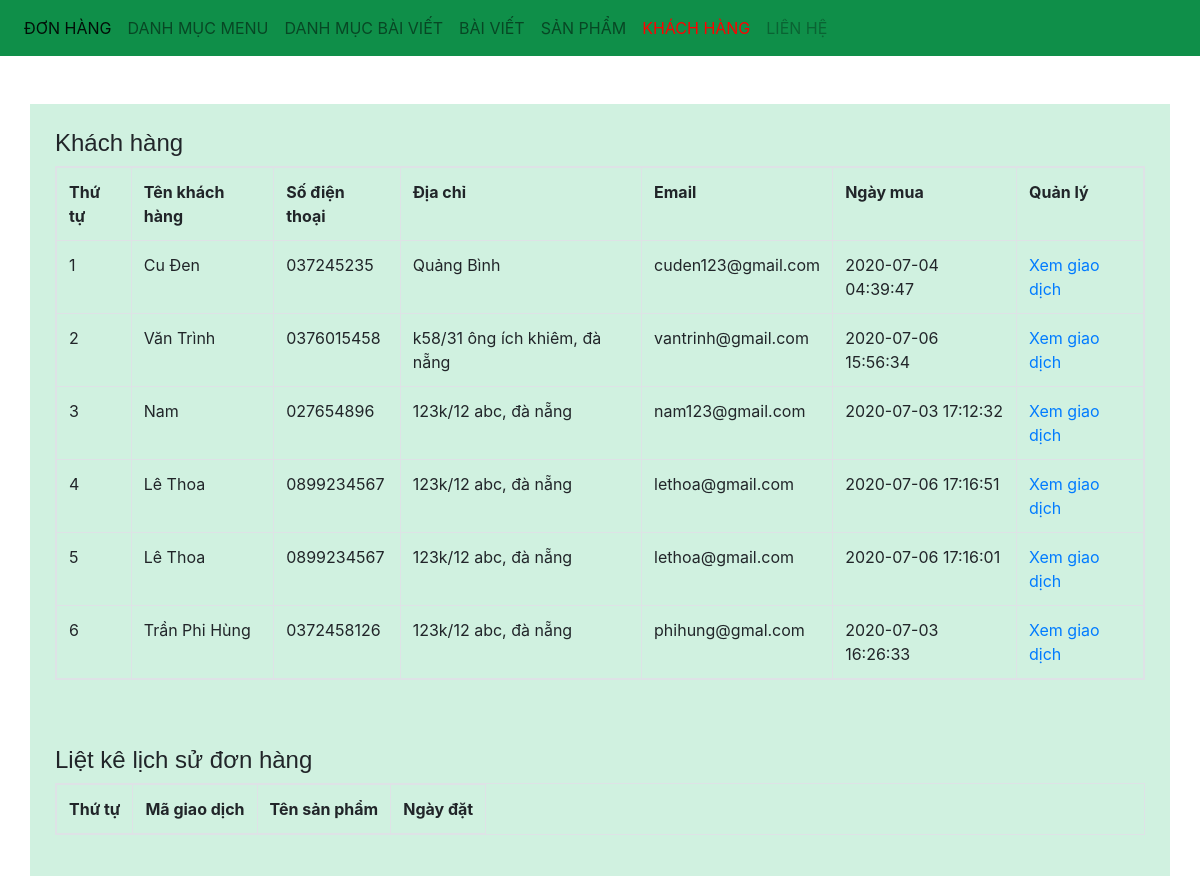
The app's page /admin/xulykhachhang.php with its own data.
### tables this page shows
CREATE TABLE IF NOT EXISTS `giaodich` (
  `giaodich_id` int(11) NOT NULL AUTO_INCREMENT,
  `sp_id` int(11) NOT NULL,
  `khachhang_id` int(11) NOT NULL,
  `tinhtrangdon` int(11) NOT NULL DEFAULT '0',
  `soluong` int(11) NOT NULL,
  `magiaodich` varchar(50) NOT NULL,
  `ngaythang` timestamp NOT NULL DEFAULT CURRENT_TIMESTAMP ON UPDATE CURRENT_TIMESTAMP,
  `huydon` int(11) NOT NULL DEFAULT '0',
  PRIMARY KEY (`giaodich_id`)
);

CREATE TABLE IF NOT EXISTS `khachhang` (
  `khachhang_id` int(11) NOT NULL AUTO_INCREMENT,
  `name` varchar(255) NOT NULL,
  `phone` varchar(50) NOT NULL,
  `address` varchar(255) NOT NULL,
  `note` text NOT NULL,
  `email` varchar(255) NOT NULL,
  `password` varchar(100) NOT NULL,
  `giaohang` int(11) NOT NULL,
  PRIMARY KEY (`khachhang_id`)
);

### admin/xulykhachhang.php (the view, shortened to what this page needs)
<?php
include('../db/connect.php');
?>
<!DOCTYPE html>
<html>
<head>
<link href="../css/bootstrap.css" rel="stylesheet" type="text/css" media="all" />
</head>
<body>
<nav class="navbar navbar-expand-lg navbar-light bg-light">
    <div class="collapse navbar-collapse" id="navbarNav">
        <ul class="navbar-nav">
        <li class="nav-item active">
            <a class="nav-link" href="xulydonhang.php">Đơn hàng <span class="sr-only">(current)</span></a>
        </li>
        <li class="nav-item">
            <a class="nav-link" href="xulydanhmuc.php">Danh mục menu</a>
        </li>
        <li class="nav-item">
            <a class="nav-link" href="xulydanhmucbaiviet.php">Danh mục bài viết</a>
        </li>
        <li class="nav-item">
            <a class="nav-link" href="xulybaiviet.php">Bài viết</a>
        </li>
        <li class="nav-item">
            <a class="nav-link" href="xulysanpham.php">Sản phẩm</a>
        </li>
        <li class="nav-item">
            <a class="nav-link disabled" href="xulykhachhang.php" style="color:red">Khách hàng</a>
        </li>
        <li class="nav-item">
            <a class="nav-link disabled" href="xulylienhe.php">Liên hệ</a>
        </li>
        </ul>
    </div>
    </nav><br> <br>
    <div class="container">
        <div class="row">
            <div class="col-md-12">
            <h4>Khách hàng</h4>
            <?php
            $sql_select_khachhang=mysqli_query($mysqli,"select * from khachhang,giaodich where khachhang.khachhang_id=giaodich.khachhang_id group by giaodich.magiaodich order by khachhang.khachhang_id desc");
            ?>
            <table class="table table-responsive table-bordered ">
                <tr>
                    <th>Thứ tự</th>
                    <th>Tên khách hàng</th>
                    <th>Số điện thoại</th>
                    <th>Địa chỉ</th>
                    <th>Email</th>
                    <th>Ngày mua</th>
                    <th>Quản lý</th>
                </tr>
                <?php
                $i=0;
                while($row_khachhang=mysqli_fetch_array($sql_select_khachhang)){
                    $i++;
                ?>
                <tr>
                    <td><?php echo $i ?></td>
                    <td><?php echo $row_khachhang['name'] ?></td>
                    <td><?php echo $row_khachhang['phone'] ?></td>
                    <td><?php echo $row_khachhang['address'] ?></td>
                    <td><?php echo $row_khachhang['email'] ?></td>
                    <td><?php echo $row_khachhang['ngaythang'] ?></td>
                    <td><a href="?quanly=xemgiaodich&khachhang=<?php echo $row_khachhang['magiaodich'] ?>">Xem giao dịch</a></td>
                </tr>
                <?php
                }
                ?>
            </table>
            </div>
            <div class="col-md-12">
            <h4>Liệt kê lịch sử đơn hàng</h4>
            <table class="table table-responsive table-bordered ">
                <tr>
                    <th>Thứ tự</th>
                    <th>Mã giao dịch</th>
                    <th>Tên sản phẩm</th>
                    <th>Ngày đặt</th>
                </tr>
            </table>
            </div>
        </div>
    </div>
</body>
</html>

### records on screen
giaodich: khachhang.name "Cu Đen", khachhang.phone "037245235", khachhang.address "Quảng Bình", khachhang.email "cuden123@gmail.com", ngaythang "2020-07-04 04:39:47"
giaodich: khachhang.name "Văn Trình", khachhang.phone "0376015458", khachhang.address "k58/31 ông ích khiêm, đà nẵng", khachhang.email "vantrinh@gmail.com", ngaythang "2020-07-06 15:56:34"
giaodich: khachhang.name "Nam", khachhang.phone "027654896", khachhang.address "123k/12 abc, đà nẵng", khachhang.email "nam123@gmail.com", ngaythang "2020-07-03 17:12:32"
giaodich: khachhang.name "Lê Thoa", khachhang.phone "0899234567", khachhang.address "123k/12 abc, đà nẵng", khachhang.email "lethoa@gmail.com", ngaythang "2020-07-06 17:16:51"
giaodich: khachhang.name "Lê Thoa", khachhang.phone "0899234567", khachhang.address "123k/12 abc, đà nẵng", khachhang.email "lethoa@gmail.com", ngaythang "2020-07-06 17:16:01"
giaodich: khachhang.name "Trần Phi Hùng", khachhang.phone "0372458126", khachhang.address "123k/12 abc, đà nẵng", khachhang.email "phihung@gmal.com", ngaythang "2020-07-03 16:26:33"
